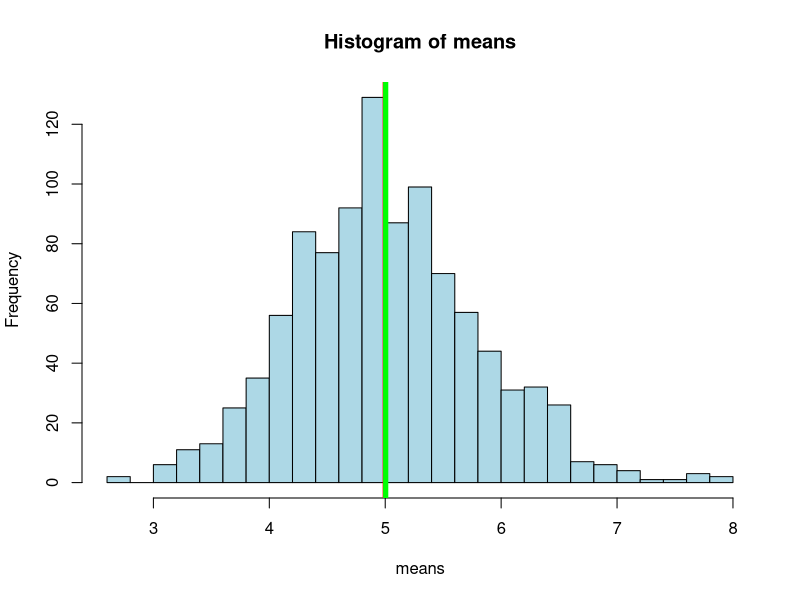
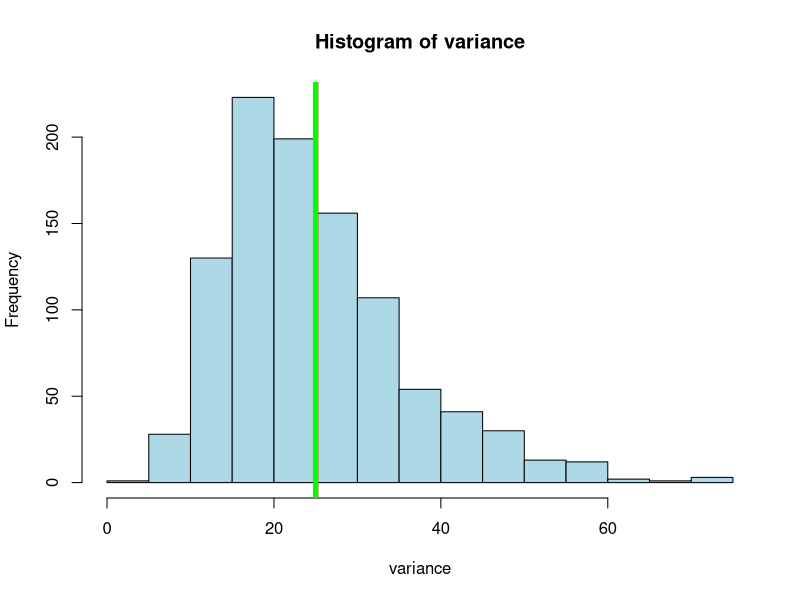
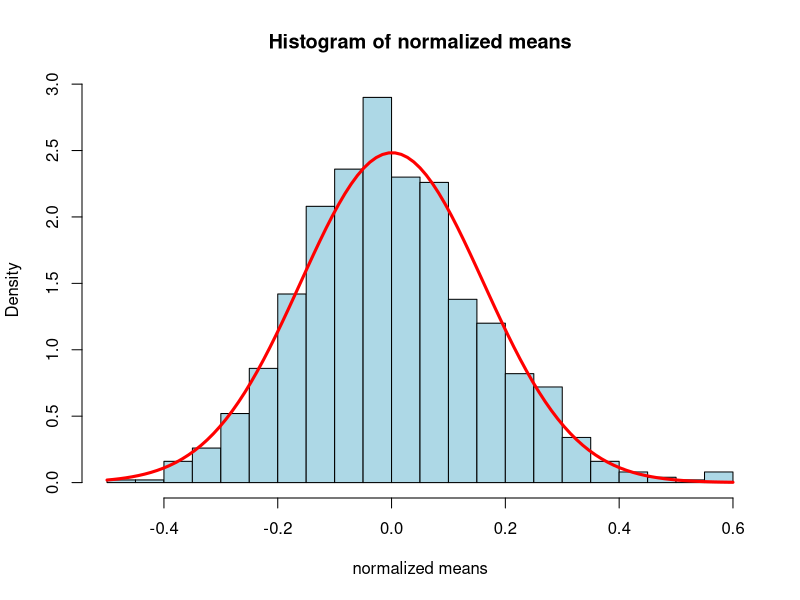
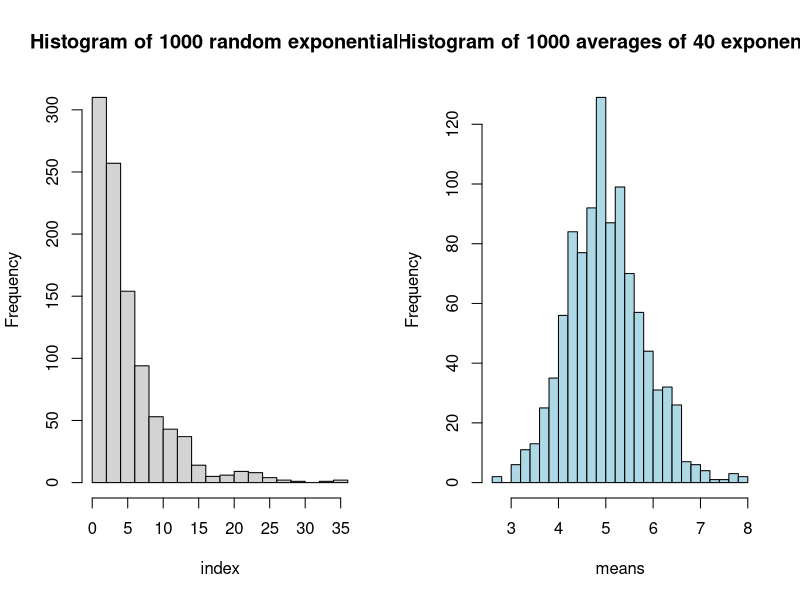

Here is the R script that generated these plots, in order:
lambda <- 0.2
n <- 40
# Create the random exponential distribution of the average 
# 40 distributions per simulation and run 1000 simulations to 
# create the original data
myexp <- NULL
for(i in 1:1000)myexp <- rbind(myexp,rexp(n,lambda))
# Explore the sample mean vector of the simulations
means <- NULL
for(i in 1:1000)means <- c(means,mean(myexp[i,]))
# Plot the histogram of the means of simulations
hist(means,breaks=20, col="lightblue")
abline(v=1/lambda,col="red",lwd=5)
abline(v=mean(means),col="green",lwd=5)
# Figure out the actual population mean
mean(means)
# Figure out the sample variance of the simulations 
variance <- NULL
for(i in 1:1000)variance <- c(variance,var(myexp[i,]))
# Plot the histogram of the sample variance
hist(variance,breaks=20, col="lightblue")
abline(v=(1/lambda)^2,col="red",lwd=5)
abline(v=mean(variance),col="green",lwd=5)
# Figure out the population variance of the means
var(means)
# Figure out the theoretical population variance
(1/lambda)^2/n
# Compare the the difference between the distribution of a 
# large collection of random exponentials and the distribution of a 
# large collection of averages of 40 exponentials
quartz()
par(mfrow=c(1,2))
hist(rexp(1000,0.2),breaks=20,col="lightgray",
     xlab="index",main="Histogram of 1000 random exponentials")
hist(means,breaks=20,col="lightblue",
     main="Histogram of 1000 averages of 40 exponentials")
dev.off()
# Normalise the data to see whether it satisfies a normal 
# distribution
new <- (means-(1/lambda))/(1/lambda)
# Plot the histogram of the adjusted data and compare it with a 
# standard normal distibution line
hist(new,breaks=20,col="lightblue",xlab="normalized means",
     main="Histogram of normalized means",prob=TRUE)
curve(dnorm(x, mean=mean(new), sd=sd(new)), col="red", 
      lwd=3, add=TRUE)